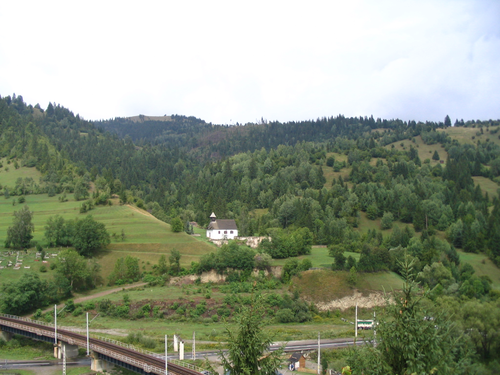
//> input picture data/a.png, 500 x 375 px
$ ./homography_estimation 2 data/a.png data/ab_res_pano.png out.png   (built with g++ and OpenCV 4)
//> lines starting //> are read from the running program, lines starting //| are printed output that depends on the picture
#include <iostream>
#include <stdio.h>
#include <opencv2/opencv.hpp>
#include <vector>
#include <string>
#include <fstream>
#include <sstream>
#include <omp.h>

using namespace cv;
using namespace std;
#define SQRT2 1.41

void detectFeatures(
	const Mat& image1_,
	const Mat& image2_,
	vector<Point2f>& source_points_,
	vector<Point2f>& destination_points_)
{
	printf("Detect SIFT features\n");
	Mat descriptors1, descriptors2; // The descriptors of the found keypoints in the two images
	vector<KeyPoint> keypoints1, keypoints2; // The keypoints in the two images

	Ptr<SIFT> detector = SIFT::create(); // The SIFT detector
	detector->detect(image1_, keypoints1); // Detecting keypoints in the first image
	detector->compute(image1_, keypoints1, descriptors1); // Computing the descriptors of the keypoints in the first image
	printf("Features found in the first image: %d\n", keypoints1.size());

	detector->detect(image2_, keypoints2); // Detecting keypoints in the second image
	detector->compute(image2_, keypoints2, descriptors2); // Computing the descriptors of the keypoints in the second image
	printf("Features found in the second image: %d\n", keypoints2.size());

	// Do the descriptor matching by an approximated k-nearest-neighbors algorithm (FLANN) with k = 2.
	vector<vector<DMatch>> matches_vector;
	FlannBasedMatcher matcher(new flann::KDTreeIndexParams(5), new flann::SearchParams(32));
	matcher.knnMatch(descriptors1, descriptors2, matches_vector, 2); // K-nearest-neighbors

	// Iterate through the matches, apply the SIFT ratio test and if the match passes,
	// add it to the vector of found correspondences
	for (auto m : matches_vector)
	{
		if (m.size() == 2 && m[0].distance < m[1].distance * 0.80)
		{
			auto& kp1 = keypoints1[m[0].queryIdx];
			auto& kp2 = keypoints2[m[0].trainIdx];
			source_points_.push_back(kp1.pt);
			destination_points_.push_back(kp2.pt);
		}
	}
	printf("Detected correspondence number: %d\n", source_points_.size());
}

void normalizePoints(
	const vector<Point2f>& input_source_points_,
	const vector<Point2f>& input_destination_points_,
	vector<Point2f>& output_source_points_,
	vector<Point2f>& output_destination_points_,
	Mat& T1_,
	Mat& T2_)
{
	T1_ = Mat::eye(3, 3, CV_32F);
	T2_ = Mat::eye(3, 3, CV_32F);

	const size_t pointNumber = input_source_points_.size();
	output_source_points_.resize(pointNumber);
	output_destination_points_.resize(pointNumber);
	float mean_source_x = 0.0, mean_source_y = 0.0, mean_destination_x = 0.0, mean_destination_y = 0.0;

	for (auto i = 0; i < pointNumber; ++i)
	{
		mean_source_x += input_source_points_[i].x;
		mean_source_y += input_source_points_[i].y;
		mean_destination_x += input_destination_points_[i].x;
		mean_destination_y += input_destination_points_[i].y;
	}
	mean_source_x /= pointNumber;
	mean_source_y /= pointNumber;
	mean_destination_x /= pointNumber;
	mean_destination_y /= pointNumber;

	float spread_source_x = 0.0, spread_source_y = 0.0, spread_destination_x = 0.0, spread_destination_y = 0.0;
	for (auto i = 0; i < pointNumber; ++i) {
		spread_source_x += (input_source_points_[i].x - mean_source_x) * (input_source_points_[i].x - mean_source_x);
		spread_source_y += (input_source_points_[i].y - mean_source_y) * (input_source_points_[i].y - mean_source_y);
		spread_destination_x += (input_destination_points_[i].x - mean_destination_x) * (input_destination_points_[i].x - mean_destination_x);
		spread_destination_y += (input_destination_points_[i].y - mean_destination_y) * (input_destination_points_[i].y - mean_destination_y);
	}

	spread_source_x /= pointNumber;
	spread_source_y /= pointNumber;
	spread_destination_x /= pointNumber;
	spread_destination_y /= pointNumber;

	Mat offs_source = Mat::eye(3, 3, CV_32F);
	Mat scale_source = Mat::eye(3, 3, CV_32F);
	Mat offs_destination = Mat::eye(3, 3, CV_32F);
	Mat scale_destination = Mat::eye(3, 3, CV_32F);

	offs_source.at<float>(0, 2) = -mean_source_x;
	offs_source.at<float>(1, 2) = -mean_source_y;
	offs_destination.at<float>(0, 2) = -mean_destination_x;
	offs_destination.at<float>(1, 2) = -mean_destination_y;

	scale_source.at<float>(0, 0) = SQRT2 / sqrt(spread_source_x);
	scale_source.at<float>(1, 1) = SQRT2 / sqrt(spread_source_y);
	scale_destination.at<float>(0, 0) = SQRT2 / sqrt(spread_destination_x);
	scale_destination.at<float>(1, 1) = SQRT2 / sqrt(spread_destination_y);

	T1_ = scale_source * offs_source;
	T2_ = scale_destination * offs_destination;

	for (auto i = 0; i < pointNumber; ++i)
	{
		Point2f p2D;

		p2D.x = SQRT2 * (input_source_points_[i].x - mean_source_x) / sqrt(spread_source_x);
		p2D.y = SQRT2 * (input_source_points_[i].y - mean_source_y) / sqrt(spread_source_y);
		output_source_points_[i] = p2D;
		p2D.x = SQRT2 * (input_destination_points_[i].x - mean_destination_x) / sqrt(spread_destination_x);
		p2D.y = SQRT2 * (input_destination_points_[i].y - mean_destination_y) / sqrt(spread_destination_y);
		output_destination_points_[i] = p2D;
	}
}

Mat calcHomography(
	vector<pair<Point2f, Point2f>>
	pointPairs)
{
	const int ptsNum = pointPairs.size();
	Mat A(2 * ptsNum, 9, CV_32F);
	for (auto i = 0; i < ptsNum; i++) {
		float u1 = pointPairs[i].first.x;
		float v1 = pointPairs[i].first.y;

		float u2 = pointPairs[i].second.x;
		float v2 = pointPairs[i].second.y;

		A.at<float>(2 * i, 0) = u1;
		A.at<float>(2 * i, 1) = v1;
		A.at<float>(2 * i, 2) = 1.0f;
		A.at<float>(2 * i, 3) = 0.0f;
		A.at<float>(2 * i, 4) = 0.0f;
		A.at<float>(2 * i, 5) = 0.0f;
		A.at<float>(2 * i, 6) = -u2 * u1;
		A.at<float>(2 * i, 7) = -u2 * v1;
		A.at<float>(2 * i, 8) = -u2;

		A.at<float>(2 * i + 1, 0) = 0.0f;
		A.at<float>(2 * i + 1, 1) = 0.0f;
		A.at<float>(2 * i + 1, 2) = 0.0f;
		A.at<float>(2 * i + 1, 3) = u1;
		A.at<float>(2 * i + 1, 4) = v1;
		A.at<float>(2 * i + 1, 5) = 1.0f;
		A.at<float>(2 * i + 1, 6) = -v2 * u1;
		A.at<float>(2 * i + 1, 7) = -v2 * v1;
		A.at<float>(2 * i + 1, 8) = -v2;

	}

	Mat eVecs(9, 9, CV_32F), eVals(9, 9, CV_32F);
	eigen(A.t() * A, eVals, eVecs);

	Mat H(3, 3, CV_32F);
	for (int i = 0; i < 9; i++) H.at<float>(i / 3, i % 3) = eVecs.at<float>(8, i);

	return H;
}

void transformImage(
	Mat origImg,
	Mat& newImage,
	Mat tr,
	bool isPerspective)
{
	Mat invTr = tr.inv();
	const int WIDTH = origImg.cols;
	const int HEIGHT = origImg.rows;
	const int newWIDTH = newImage.cols;
	const int newHEIGHT = newImage.rows;

	for (int x = 0; x < newWIDTH; x++) for (int y = 0; y < newHEIGHT; y++) {
		Mat pt(3, 1, CV_32F);
		pt.at<float>(0, 0) = x;
		pt.at<float>(1, 0) = y;
		pt.at<float>(2, 0) = 1.0;

		Mat ptTransformed = invTr * pt;
		if (isPerspective) ptTransformed = (1.0 / ptTransformed.at<float>(2, 0)) * ptTransformed;

		int newX = round(ptTransformed.at<float>(0, 0));
		int newY = round(ptTransformed.at<float>(1, 0));

		if ((newX >= 0) && (newX < WIDTH) && (newY >= 0) && (newY < HEIGHT)) newImage.at<Vec3b>(y, x) = origImg.at<Vec3b>(newY, newX);
	}
}

int getIterationNumber(int point_number_,
	int inlier_number_,
	int sample_size_,
	double confidence_)
{
	const double inlier_ratio = static_cast<float>(inlier_number_) / point_number_;

	static const double log1 = log(1.0 - confidence_);
	const double log2 = log(1.0 - pow(inlier_ratio, sample_size_));

	const int k = log1 / log2;
	if (k < 0)
		return INT_MAX;
	return k;
}

Mat ransacHMatrix(
	const vector<Point2f>& normalized_input_src_points_,
	const vector<Point2f>& normalized_input_destination_points_,
	vector<size_t>& inliers_,
	double confidence_,
	double threshold_)
{
	srand(time(NULL));
	// The so-far-the-best H
	Mat best_H(3, 3, CV_32F);
	// The number of correspondences
	const size_t point_number = normalized_input_src_points_.size();
	float prev_error = numeric_limits<double>::max();
	// Initializing the index pool from which the minimal samples are selected
	vector<size_t> index_pool(point_number);
	for (size_t i = 0; i < point_number; ++i)
		index_pool[i] = i;

	// The size of a minimal sample
	constexpr size_t sample_size = 4;
	// The minimal sample
	size_t* mss = new size_t[sample_size];

	size_t maximum_iterations = numeric_limits<int>::max(), // The maximum number of iterations set adaptively when a new best model is found
		iteration_limit = 5000, // A strict iteration limit which mustn't be exceeded
		iteration = 0; // The current iteration number

	vector<Point2f> source_points(sample_size),
		destination_points(sample_size);

	while (iteration++ < MIN(iteration_limit, maximum_iterations))
	{
		vector<pair<Point2f, Point2f>> pointPairs;
		for (auto sample_idx = 0; sample_idx < sample_size; ++sample_idx)
		{
			// Select a random index from the pool
			const size_t idx = round((rand() / (double)RAND_MAX) * (index_pool.size() - 1));
			mss[sample_idx] = index_pool[idx];
			index_pool.erase(index_pool.begin() + idx);

			// Put the selected correspondences into the point containers
			const size_t point_idx = mss[sample_idx];
			source_points[sample_idx] = normalized_input_src_points_[point_idx];
			destination_points[sample_idx] = normalized_input_destination_points_[point_idx];

			pair<Point2f, Point2f> Point;
			Point.first = source_points[sample_idx];
			Point.second = destination_points[sample_idx];
			pointPairs.push_back(Point);
		}

		// Estimate H matrix
		Mat H_(3, 3, CV_32F);
		H_ = calcHomography(pointPairs);

		vector<size_t> inliers;
		for (auto i = 0; i < point_number; ++i) {
			Mat pt1(3, 1, CV_32F);
			pt1.at<float>(0, 0) = normalized_input_src_points_[i].x;
			pt1.at<float>(1, 0) = normalized_input_src_points_[i].y;
			pt1.at<float>(2, 0) = 1;
			Mat pt2(3, 1, CV_32F);
			pt2.at<float>(0, 0) = normalized_input_destination_points_[i].x;
			pt2.at<float>(1, 0) = normalized_input_destination_points_[i].y;
			pt2.at<float>(2, 0) = 1;
			double error1 = pow(norm(H_ * pt1, pt2), 2);
			double error2 = pow(norm(pt1, H_.inv() * pt2), 2);
			double average_error = (error1 + error2) * 0.5;
			if (average_error < threshold_)
				inliers.push_back(i);
		}
		// Update if the new model is better than the previous so-far-the-best.
		if (inliers_.size() < inliers.size())
		{
			cout << "Inlier size: " << inliers.size();
			// Update the set of inliers
			inliers_.swap(inliers);
			inliers.clear();
			inliers.resize(0);
			// Update the model parameters
			best_H = H_;
			// Update the iteration number
			maximum_iterations = getIterationNumber(point_number,
				inliers_.size(),
				sample_size,
				confidence_);
			cout << " Max iterations: " << maximum_iterations << endl;
		}
		// Put back the selected points to the pool
		for (size_t i = 0; i < sample_size; ++i)
			index_pool.push_back(mss[i]);
	}

	return best_H;
}

int main(int argc, char* argv[])
{
	if (argc != 5)
	{
		cout << "Usage: threshold input1 input2 output" << endl;
		return -1;
	}
	// Load images
	Mat image1 = imread(argv[2]);
//> image1 is the input picture: 375 rows x 500 cols, CV_8UC3; mean B, G, R 130.4, 149.6, 140.6
	Mat image2 = imread(argv[3]);
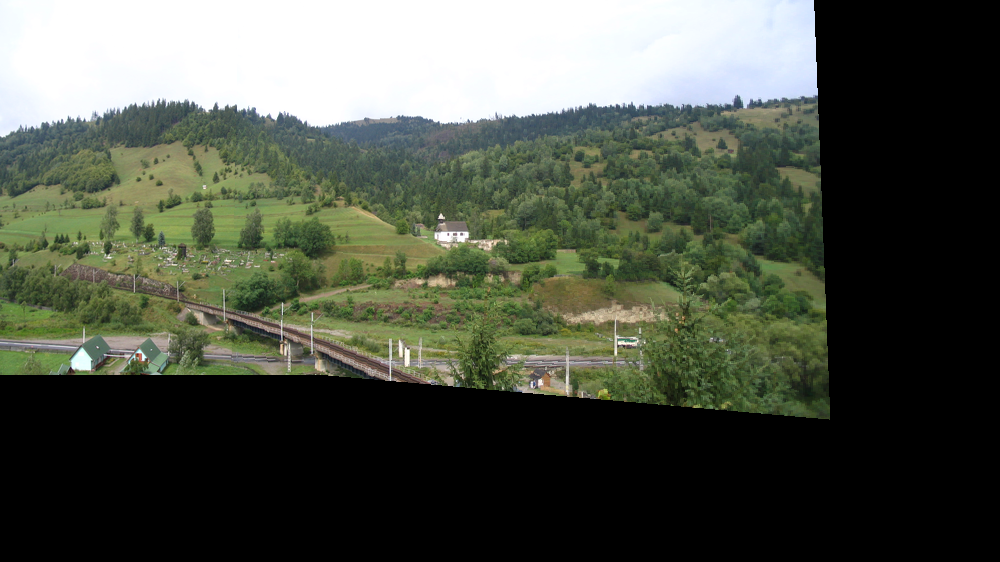
//> input picture data/ab_res_pano.png, 1000 x 562 px
//> image2 is the input picture: 562 rows x 1000 cols, CV_8UC3; mean B, G, R 71.9, 83.8, 78.5

	// Detect features
	vector<Point2f> source_points, destination_points; // Point correspondences
	detectFeatures(image1, // First image
		image2, // Second image
		source_points, // Points in the first image
		destination_points); // Points in the second image
//> in detectFeatures, `detector->detect(image1_, keypoints1);`: keypoints1 = 1445 keypoints; strongest (x, y, size): (231, 232, 1.9), (297, 364, 3.3), (225, 232, 2), (235, 232, 3.5)
//| Features found in the first image: 1445
//> in detectFeatures, `detector->detect(image2_, keypoints2);`: keypoints2 = 2596 keypoints; strongest (x, y, size): (82, 363, 13.8), (441, 217, 3.2), (461, 234, 1.9), (144, 357, 3.3)
//| Features found in the second image: 2596
//> in detectFeatures, `matcher.knnMatch(descriptors1, descriptors2, matches_vector, 2);`: matches_vector = 1445 matches
//> the loop in detectFeatures, `for (auto m : matches_vector)` made 1445 passes
//> (kp1, kp2) on passes 3, 7, 8, 10, 11, 16, 17, 22, 24: (keypoint at (3.7, 244.4), size 1.9, keypoint at (236.5, 244.5), size 2), (keypoint at (4.4, 338.8), size 2.6, keypoint at (236, 333.6), size 2.2), (keypoint at (4.4, 338.8), size 2.6, keypoint at (236, 333.6), size 2.2), (keypoint at (4.6, 236.9), size 4.3, keypoint at (237.7, 237.9), size 4.2), (keypoint at (4.8, 164.6), size 3.3, keypoint at (239.4, 171.8), size 2.7), (keypoint at (7.1, 246.3), size 3.5, keypoint at (239.8, 246.3), size 3.2), (keypoint at (7.1, 246.3), size 3.5, keypoint at (239.8, 246.3), size 3.2), (keypoint at (8.6, 162.4), size 2, keypoint at (242.5, 169.4), size 2), (keypoint at (8.6, 162.4), size 2, keypoint at (242.5, 169.4), size 2)
//> after the loop in detectFeatures, `for (auto m : matches_vector)`: source_points_ = 865 Points (x, y), first 12: [3.73, 244.4], [4.35, 338.8], [4.35, 338.8], [4.61, 236.9], [4.77, 164.6], [7.13, 246.3], [7.13, 246.3], [8.56, 162.4], [8.56, 162.4], [9.89, 299.8], [10.94, 291], [11.32, 244.2]; destination_points_ = 865 Points (x, y), first 12: [236.5, 244.5], [236, 333.6], [236, 333.6], [237.7, 237.9], [239.4, 171.8], [239.8, 246.3], [239.8, 246.3], [242.6, 169.4], [242.6, 169.4], [241.5, 296.7], [242.3, 288.2], [243.3, 244.5]
//| Detected correspondence number: 865
//> source_points has the same summary as source_points_ in detectFeatures; destination_points has the same summary as destination_points_ in detectFeatures

	// Normalize the coordinates of the point correspondences to achieve numerically stable results
	Mat T1(3, 3, CV_32F), T2(3, 3, CV_32F); // Normalizing transformations
	vector<Point2f> normalized_source_points, normalized_destination_points; // Normalized point correspondences
	normalizePoints(source_points, // Points in the first image
		destination_points,  // Points in the second image
		normalized_source_points,  // Normalized points in the first image
		normalized_destination_points, // Normalized points in the second image
		T1, // Normalizing transformation in the first image
		T2); // Normalizing transformation in the second image
//> in normalizePoints, `const size_t pointNumber = input_source_points_.size();`: pointNumber = 865
//> in normalizePoints, `output_source_points_.resize(pointNumber);`: output_source_points_ = 865 Points (x, y), first 12: [0, 0], [0, 0], [0, 0], [0, 0], [0, 0], [0, 0], [0, 0], [0, 0], [0, 0], [0, 0], [0, 0], [0, 0]
//> in normalizePoints, `output_destination_points_.resize(pointNumber);`: output_destination_points_ has the same summary as output_source_points_
//> the loop in normalizePoints, `for (auto i = 0; i < pointNumber; ++i)` made 865 passes
//> (mean_source_x, mean_source_y, mean_destination_x, mean_destination_y) on passes 1 to 3: (3.73, 244.4, 236.5, 244.5), (8.08, 583.3, 472.5, 578.1), (12.43, 922.1, 708.6, 911.6)
//> after the loop in normalizePoints, `for (auto i = 0; i < pointNumber; ++i)`: mean_source_x = 220298.2; mean_source_y = 216185.6; mean_destination_x = 432274.3; mean_destination_y = 219850.7
//> in normalizePoints, `mean_source_x /= pointNumber;`: mean_source_x = 254.7
//> in normalizePoints, `mean_source_y /= pointNumber;`: mean_source_y = 249.9
//> in normalizePoints, `mean_destination_x /= pointNumber;`: mean_destination_x = 499.7
//> in normalizePoints, `mean_destination_y /= pointNumber;`: mean_destination_y = 254.2
//> the loop in normalizePoints, `for (auto i = 0; i < pointNumber; ++i)` made 865 passes
//> (spread_source_x, spread_source_y, spread_destination_x, spread_destination_y) on passes 1 to 3: (62976, 30.05, 69306.6, 93.8), (125640.9, 7933.8, 138845.8, 6400), (188305.9, 15837.5, 208385, 12706.3)
//> after the loop in normalizePoints, `for (auto i = 0; i < pointNumber; ++i)`: spread_source_x = 17456482; spread_source_y = 4162328; spread_destination_x = 24656440; spread_destination_y = 4908689
//> in normalizePoints, `spread_source_x /= pointNumber;`: spread_source_x = 20180.9
//> in normalizePoints, `spread_source_y /= pointNumber;`: spread_source_y = 4811.9
//> in normalizePoints, `spread_destination_x /= pointNumber;`: spread_destination_x = 28504.6
//> in normalizePoints, `spread_destination_y /= pointNumber;`: spread_destination_y = 5674.8
//> in normalizePoints, `offs_source.at<float>(0, 2) = -mean_source_x;`: offs_source = [[1, 0, -254.7], [0, 1, 0], [0, 0, 1]]
//> in normalizePoints, `offs_source.at<float>(1, 2) = -mean_source_y;`: offs_source = [[1, 0, -254.7], [0, 1, -249.9], [0, 0, 1]]
//> in normalizePoints, `offs_destination.at<float>(0, 2) = -mean_destination_x;`: offs_destination = [[1, 0, -499.7], [0, 1, 0], [0, 0, 1]]
//> in normalizePoints, `offs_destination.at<float>(1, 2) = -mean_destination_y;`: offs_destination = [[1, 0, -499.7], [0, 1, -254.2], [0, 0, 1]]
//> in normalizePoints, `scale_source.at<float>(0, 0) = SQRT2 / sqrt(spread_source_x);`: scale_source = [[0.00993, 0, 0], [0, 1, 0], [0, 0, 1]]
//> in normalizePoints, `scale_source.at<float>(1, 1) = SQRT2 / sqrt(spread_source_y);`: scale_source = [[0.00993, 0, 0], [0, 0.0203, 0], [0, 0, 1]]
//> in normalizePoints, `scale_destination.at<float>(0, 0) = SQRT2 / sqrt(spread_destination_x);`: scale_destination = [[0.00835, 0, 0], [0, 1, 0], [0, 0, 1]]
//> in normalizePoints, `scale_destination.at<float>(1, 1) = SQRT2 / sqrt(spread_destination_y);`: scale_destination = [[0.00835, 0, 0], [0, 0.0187, 0], [0, 0, 1]]
//> in normalizePoints, `T1_ = scale_source * offs_source;`: T1_ = [[0.00993, 0, -2.53], [0, 0.0203, -5.08], [0, 0, 1]]
//> in normalizePoints, `T2_ = scale_destination * offs_destination;`: T2_ = [[0.00835, 0, -4.17], [0, 0.0187, -4.76], [0, 0, 1]]
//> after the loop in normalizePoints, `for (auto i = 0; i < pointNumber; ++i)`: output_source_points_ = 865 Points (x, y), first 12: [-2.49, -0.111], [-2.48, 1.81], [-2.48, 1.81], [-2.48, -0.265], [-2.48, -1.73], [-2.46, -0.074], [-2.46, -0.074], [-2.44, -1.78], [-2.44, -1.78], [-2.43, 1.01], [-2.42, 0.834], [-2.42, -0.116]; output_destination_points_ = 865 Points (x, y), first 12: [-2.2, -0.181], [-2.2, 1.49], [-2.2, 1.49], [-2.19, -0.305], [-2.17, -1.54], [-2.17, -0.147], [-2.17, -0.147], [-2.15, -1.59], [-2.15, -1.59], [-2.16, 0.797], [-2.15, 0.637], [-2.14, -0.18]
//> normalized_source_points has the same summary as output_source_points_ in normalizePoints; normalized_destination_points has the same summary as output_destination_points_ in normalizePoints; T1 has the same summary as T1_ in normalizePoints; T2 has the same summary as T2_ in normalizePoints

	Mat best_H(3, 3, CV_32F);
	vector<size_t> inliers;
	best_H = ransacHMatrix(normalized_source_points,   // Normalized points in the first image
		normalized_destination_points,   // Normalized points in the second image
		inliers, // The inliers of the fundamental matrix
		0.99, // The required confidence in the results
		stod(argv[1])); // The inlier-outlier threshold
//> in ransacHMatrix, `const size_t point_number = normalized_input_src_points_.size();`: point_number = 865
//> after the loop in ransacHMatrix, `for (size_t i = 0; i < point_number; ++i)`: index_pool = 865 values from 0 to 864
//> the loop in ransacHMatrix, `while (iteration++ < MIN(iteration_limit, maximum_iterations))` made 15 passes
//> (inlier_ratio in getIterationNumber, log2 in getIterationNumber, k in getIterationNumber, maximum_iterations) on passes 1, 2, 4, 6: (0.686, -0.25, 18, 18), (0.694, -0.263, 17, 17), (0.703, -0.28, 16, 16), (0.712, -0.297, 15, 15)
//|  Max iterations: 18
//| Inlier size: 600 Max iterations: 17
//| Inlier size: 608 Max iterations: 16
//| Inlier size: 616 Max iterations: 15
//> after the loop in ransacHMatrix, `while (iteration++ < MIN(iteration_limit, maximum_iterations))`: iteration = 16; index_pool = 865 values, max 864 at index 806, min 0 at index 0, mean 432; source_points = 4 Points (x, y): [1.6, 1.57], [1.9, -0.974], [-1.08, 2.33], [0.943, -1.23]; destination_points = 4 Points (x, y): [1.66, 1.79], [2, -1.03], [-1.09, 2.14], [0.872, -1.27]
//> best_H = [[0.549, -0.0353, -0.0344], [0.0394, 0.614, -0.0272], [-0.0214, 0.0281, 0.562]]; inliers = 616 values from 0 to 717

	best_H = T2.inv() * best_H * T1; // Denormalize the H matrix
//> best_H = [[0.546, 0.199, 87.96], [-0.0331, 0.812, -52.96], [-0.000212, 0.000571, 0.474]]
	best_H = best_H * (1.0 / best_H.at<float>(2, 2));
//> best_H = [[1.15, 0.421, 185.7], [-0.0699, 1.71, -111.8], [-0.000448, 0.00121, 1]]
	cout << best_H << endl;
//| [1.152987, 0.42083091, 185.7036;
//|  -0.069854423, 1.7134622, -111.81396;
//|  -0.00044829978, 0.0012052992, 0.99999994]

	Mat transformedImage = Mat::zeros(image2.size().height,image2.size().width, image2.type());
	transformImage(image1, transformedImage, best_H, true);
//> in transformImage, `Mat invTr = tr.inv();`: invTr = [[0.801, -0.0853, -158.2], [0.052, 0.536, 50.23], [0.000296, -0.000684, 0.869]]
//> after the loop in transformImage, `for (int x = 0; x < newWIDTH; x++) for (int y = 0; y < newHEIGHT; y++)`:
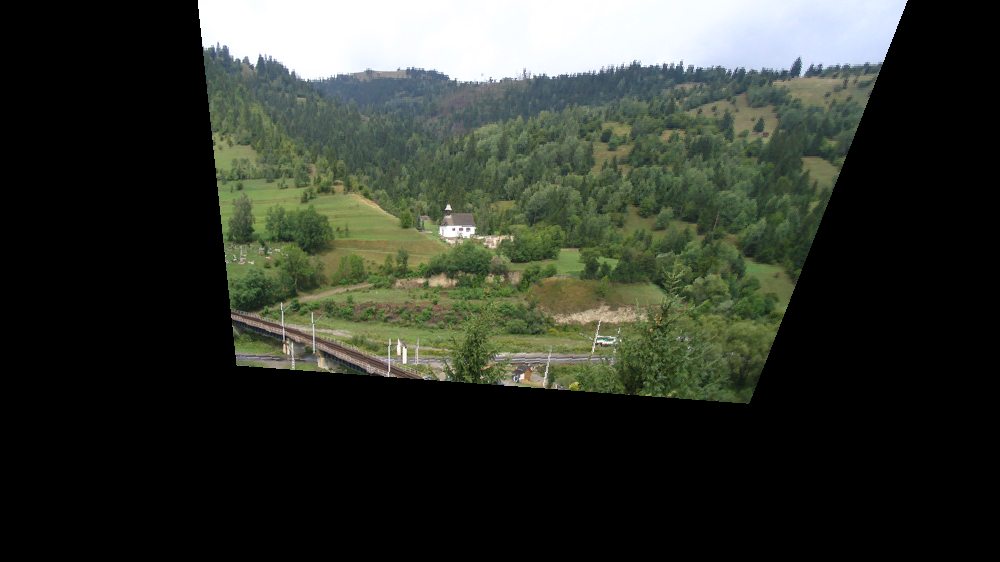
//> newImage: 562 rows x 1000 cols, CV_8UC3; mean B, G, R 46.7, 55.2, 50.7
	imwrite(argv[4], transformedImage);
	namedWindow("Transformed image", WINDOW_NORMAL);
	imshow("Transformed image", transformedImage);
	waitKey();

	return 0;
}
